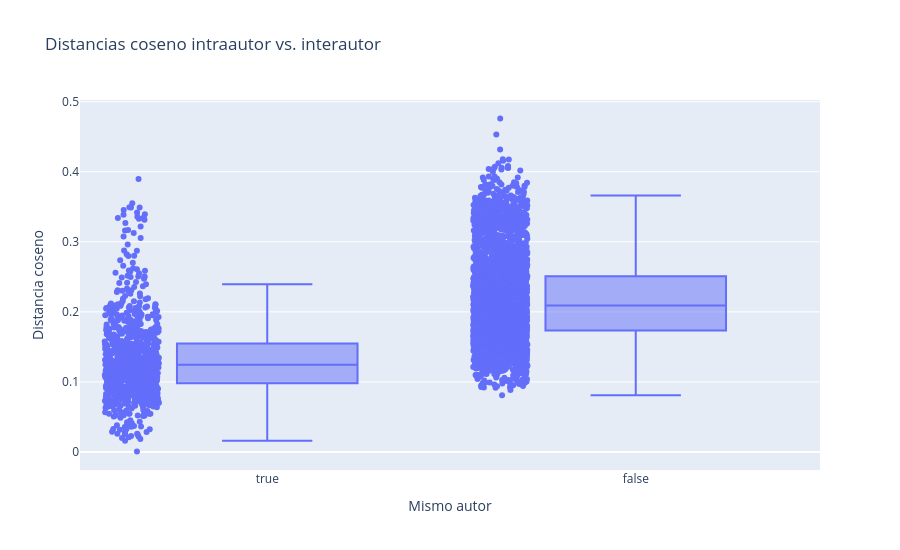

The notebook cell this image was saved under:
### Markdown cell above
## Métricas de cohesión por autor

Comparamos distancias intraautor frente a distancias interautor. Si el embedding captura una huella de estilo del autor, esperaríamos distancias intraautor menores que interautor.

### Code cell
pairs_df, author_metrics_df = pairwise_author_metrics(work_meta.reset_index(drop=True), work_embeddings)

fig_dist = px.box(
    pairs_df,
    x="same_author",
    y="cosine_distance",
    points="all",
    title="Distancias coseno intraautor vs. interautor",
    labels={"same_author": "Mismo autor", "cosine_distance": "Distancia coseno"},
    height=550,
)
fig_dist.show()

author_metrics_df

### Figure 1 — Plotly figure (JSON) as saved in the notebook; plotly's stock layout.template omitted (floating-point values rounded to 4 significant figures; data arrays with more than 128 entries replaced by an {"elided": "..."} marker saying what was removed)
{"data": [{"alignmentgroup": "True", "boxpoints": "all", "hovertemplate": "Mismo autor=%{x}<br>Distancia coseno=%{y}<extra></extra>", "legendgroup": "", "marker": {"color": "#636efa"}, "name": "", "notched": false, "offsetgroup": "", "orientation": "v", "showlegend": false, "type": "box", "x": {"elided": "4465 bool values"}, "x0": " ", "xaxis": "x", "y": {"elided": "4465 float values"}, "y0": " ", "yaxis": "y"}], "layout": {"boxmode": "group", "height": 550, "legend": {"tracegroupgap": 0}, "title": {"text": "Distancias coseno intraautor vs. interautor"}, "xaxis": {"anchor": "y", "domain": [0, 1], "title": {"text": "Mismo autor"}}, "yaxis": {"anchor": "x", "domain": [0, 1], "title": {"text": "Distancia coseno"}}}}
